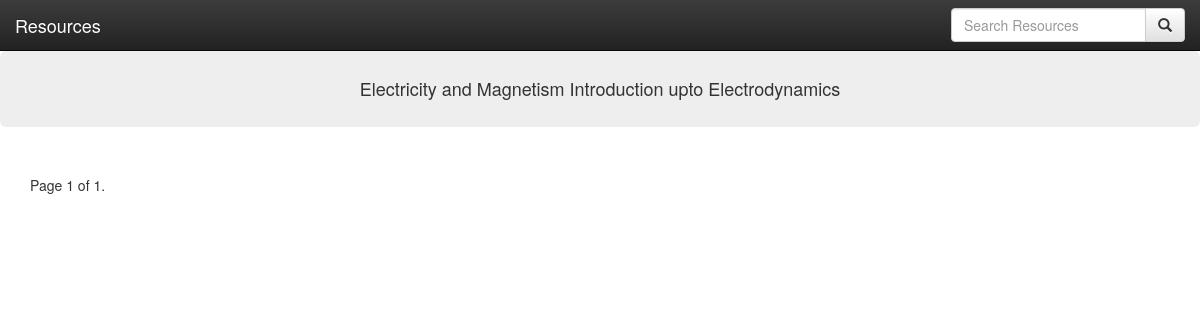
Before: /list/1/E/ with the older database file.
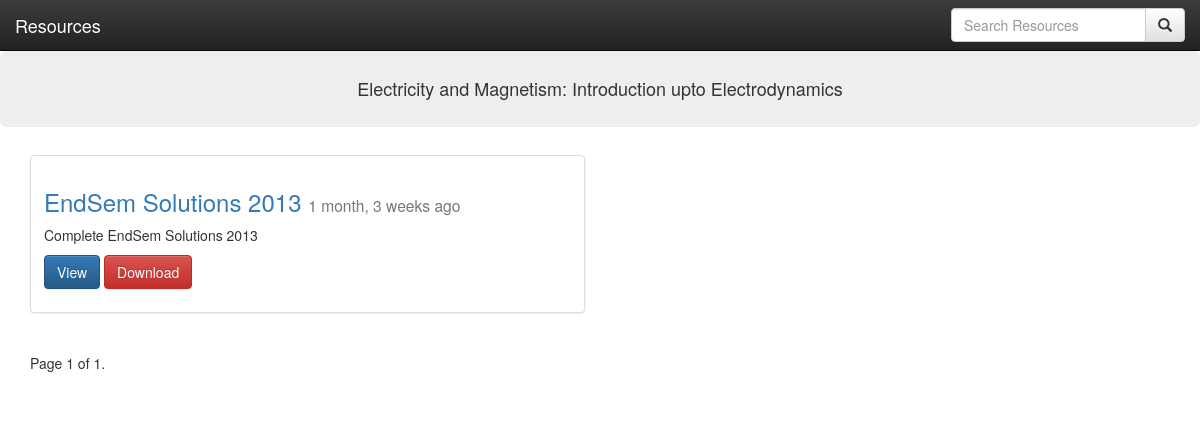
After: the same page with the newer database file.
### resources/models.py (models this page shows, shortened)
class course(models.Model):
	course_name = models.CharField(max_length = 255)
	course_description = models.TextField()
	course_id = models.IntegerField()

class resource(models.Model):
	title = models.CharField(max_length = 255)
	description = models.TextField()
	timestamp = models.DateTimeField(auto_now = False, auto_now_add = True)
	updated = models.DateTimeField(auto_now = True, auto_now_add = False)
	RESOURCE_TYPE = (
	    ('L', 'Lectures'),
	    ('Q', 'Quizzes'),
	    ('T', 'Tutorials'),
	    ('E', 'Endsem'),
	)
	resource_type = models.CharField(max_length=30,
                  choices=RESOURCE_TYPE,
                  default="L")
	course_name = models.ForeignKey(
		'course',
		on_delete=models.CASCADE,
	)
	upload = models.FileField(upload_to = '%s/media/' %settings.BASE_DIR)

### resources/views.py (the view)
# urls.py: url(r'^list/(?P<id>\d+)/(?P<type>[\w.@+-]+)/$', resource_list, name = 'list'),
def resource_list(request, id=None, type=None):
	instance = get_object_or_404(course, id = id)
	queryset_list = resource.objects.filter(course_name = instance, resource_type = type).order_by("-timestamp")
	query = request.GET.get("q")
	if query:
		queryset_list = queryset_list.filter(
			Q(title__icontains=query) |
			Q(description__icontains=query)
		).distinct()
	paginator = Paginator(queryset_list, 2) # Show 25 contacts per page
	page_request_var = 'page'
	page = request.GET.get(page_request_var)
	try:
	    queryset = paginator.page(page)
	except PageNotAnInteger:
	    queryset = paginator.page(1)
	except EmptyPage:
	    queryset = paginator.page(paginator.num_pages)
	context = {
		"object_list": queryset,
		"title": "Resources",
		"page_request_var": page_request_var,
		"course": instance,
	}
	return render(request, "resource_list.html", context)

### templates/resource_list.html (shortened to what this page needs)
{% extends "base.html" %}
{% block bar %}
	<div class="navbar navbar-inverse navbar-static-top" role="navigation" style="margin: 0; padding: 0">
		<a class="navbar-brand" rel="home" href="/" title="{{ title }}">{{ title }}</a>
		<div class="collapse navbar-collapse navbar-ex1-collapse">
			<div class="pull-right">
				<form method="GET" action="" class="navbar-form" role="search">
					<div class="input-group">
						<input type="text" name="q" placeholder="Search Resources" value="{{ request.GET.q }}" class="form-control"></input>
						<div class="input-group-btn">
							<button class="btn btn-default" type="submit"><i class="glyphicon glyphicon-search"></i></button>
						</div>
					</div>
				</form>
			</div>
		</div>
	</div>
{% endblock bar %}
{% block content %}
	<div class="jumbotron text-center" style="margin: 0; padding: 2em">
		<h4 style="margin: 0; padding: 0">{{ course.course_description }}</h4>
	</div>
	<div class="container" style="margin-top: 2em">
		<div class="row">
			{% for obj in object_list %}
				<div class="col-sm-6">
				    <div class="thumbnail">
				      <div class="caption">
				        <h3><a href='{% url "detail" id=obj.id %}'>{{ obj.title }} </a><small>{{ obj.timestamp|timesince }} ago</small></h3>
				        <p>{{ obj.description|linebreaks|truncatechars:120 }}</p>
				        <p>
				        	<a href="{% url "detail" id=obj.id %}" class="btn btn-primary" role="button">View</a>
				        	<a href="{% url "download" id=obj.id %}" class="btn btn-danger" role="button">Download</a>
				        </p>
				      </div>
				    </div>
				  </div>
			{% endfor %}
		</div>
		<div class="pagination">
		    <span class="step-links">
		        <span class="current">
		            Page {{ object_list.number }} of {{ object_list.paginator.num_pages }}.
		        </span>
		    </span>
		</div>
	</div>
{% endblock content %}

Changed rows visible on the page:
changed course: course_description "Electricity and Magnetism Introduction upto Electrodynamics" → "Electricity and Magnetism: Introduction upto Electrodynamics"
now on this page (row edited): resource: title "EndSem Solutions 2013", timestamp "1 month, 3 weeks", description "Complete EndSem Solutions 2013"
